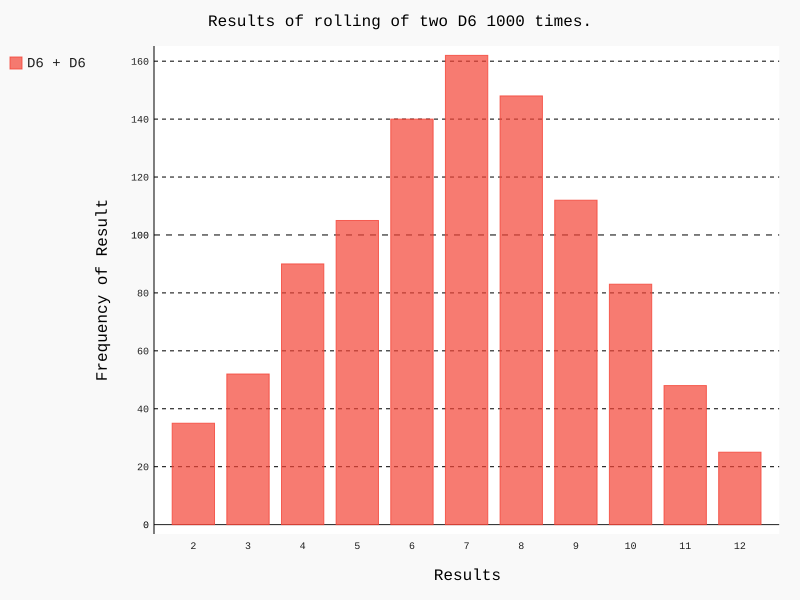

Here is the Python script that generated this plot:
import pygal

from die import Die

# Create a D6
die_1 = Die()
die_2 = Die()

# Make some rolls, and store results in a list.
results = []
for roll_num in range(1000):
    result = die_1.roll() + die_2.roll()
    results.append(result)

# Analyze the results.
frequencies = []
max_result = die_1.num_sides + die_2.num_sides
for value in range(2,max_result+1):
    frequency = results.count(value)
    frequencies.append(frequency)

# Visualize the results. 
hist = pygal.Bar()

hist.title = "Results of rolling of two D6 1000 times."
hist.x_labels = ['2', '3', '4', '5', '6', '7', '8', '9', '10', '11', '12']
hist.x_title = "Results"
hist.y_title = "Frequency of Result"

hist.add('D6 + D6', frequencies)
hist.render_to_file('die_visual.svg')

print(frequencies)
